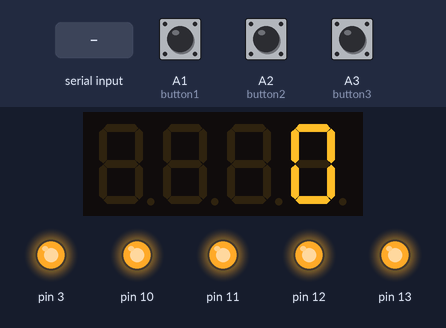
Bench run of a sketch on a simulated Arduino Uno, built with avr-gcc and run on an emulated ATmega328P. Parts: 4-digit seven-segment display, output pins drawn as LEDs (lit = HIGH). The test bench sets the inputs (shaded band); at power-on: A1 (button1) HIGH, A2 (button2) HIGH, A3 (button3) HIGH.

Above: at 1.2 s.
1.3 s: byte 30 received over Serial
At 1.8 s:
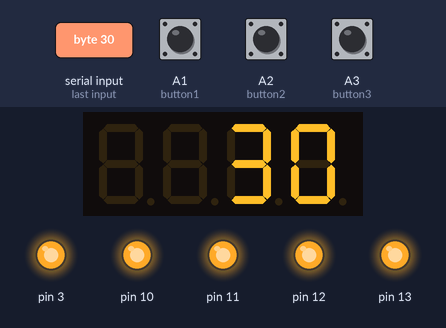
2.8 s: byte 90 received over Serial
At 4.1 s:
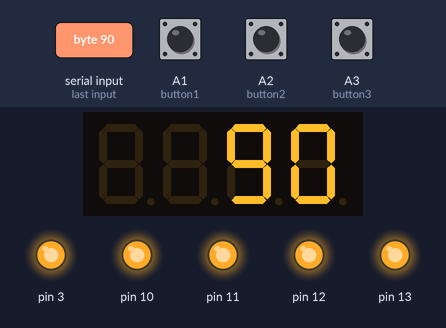
Timing chart, 0 to 5.8 s (numbered marks = the images above; inputs shaded):
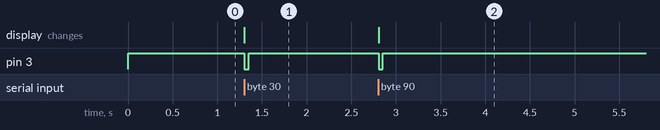

Measured:
- after the input at 1.3 s, pin 3: HIGH → LOW at once, → HIGH 0.05 s later; the display: changes at once (image 1)
- after the input at 2.8 s, pin 3: HIGH → LOW at once, → HIGH 0.04 s later; the display: changes at once (image 2)

The sketch:

odisseyArduino.ino
```cpp
#include <TimerOne.h>
#include <Wire.h>
#include <MultiFuncShield.h>

int button1 = A1;
int button2 = A2;
int button3 = A3;

int score; // Player socre
int oldScore;
int command;

void setup() {
  score = 0;
  oldScore = 0;
  command = -1;

  Timer1.initialize();
  MFS.initialize(&Timer1);
  Serial.begin(9600);

  pinMode(button1, INPUT);
  pinMode(button2, INPUT);
  pinMode(button3, INPUT);
}
void loop() {

  if (digitalRead(button1) == LOW) command = 1;
  else if (digitalRead(button2) == LOW) command = 2;
  else if (digitalRead(button3) == LOW) command = 3;
  else command = 0;

  if (Serial.available()) {
    score = Serial.read();
    if(oldScore != score){
        oldScore = score;
        MFS.beep(5);
      }
  }
  MFS.write(score);
  delay(100);
  if (command != 0) Serial.write(command);
}
```
